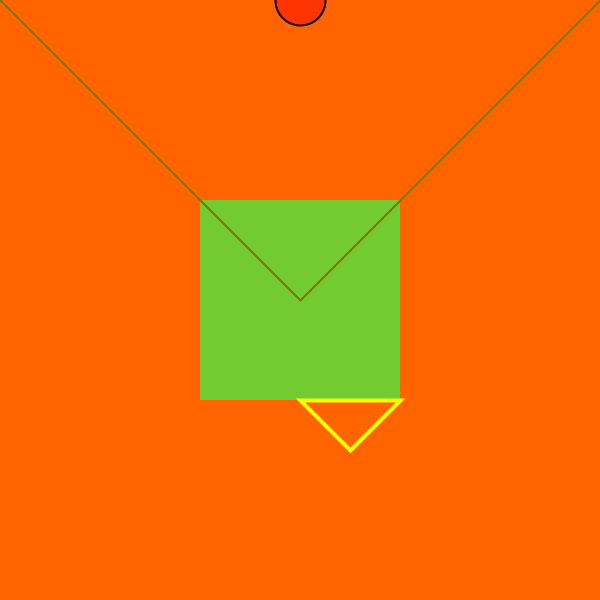
Frame 1 (no input)
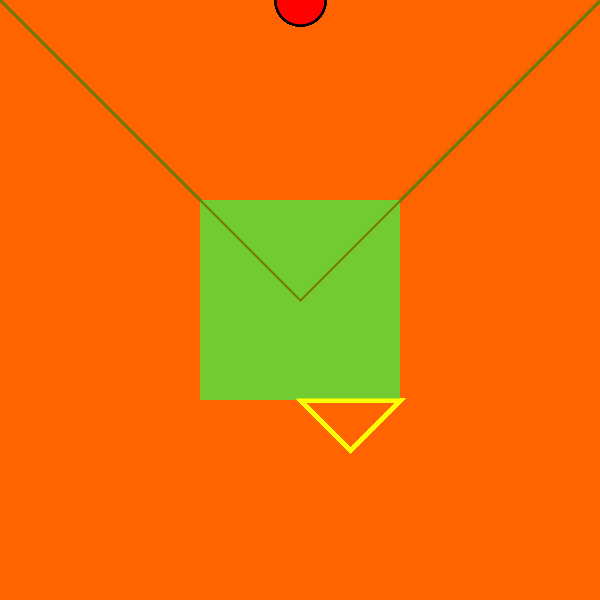
Frame 60 (the mouse pressed at the canvas centre just before this capture)
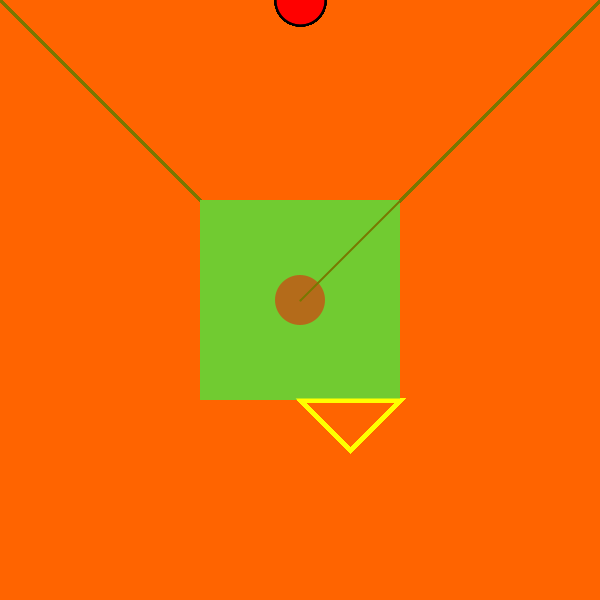
Frame 120 (the mouse held since frame 60 and released just before this capture)

The Processing sketch that drew these frames (run headless with seeded random() and noise(); from frame 60 on, the mouse is pressed at the canvas centre):

// Processing sketch: Clase3
// ── Clase3.pde
void setup() {

  //Se ejecuta una sola vez.
  size(600, 600);
  background(255, 100, 0);
}

void draw() {

  //Se ejecuta por siempre.
  strokeWeight(2);
  fill(113, 203, 49);

  noStroke();
  rect(200, 200, 200, 200);

  fill(255, 0, 0, 120);
  stroke(mouseX);
  ellipse(300, mouseY, 50, 50);

  stroke(120, 120, 0);
  line(300, 300, mouseX, mouseY);
  line(300, 300, 600, 0);

  strokeWeight(4);
  stroke(255, 255, 0);

  noFill();
  triangle(300, 400, 400, 400, 350, 450);
}

void keyPressed() {
  background(255, 100, 0);
}
